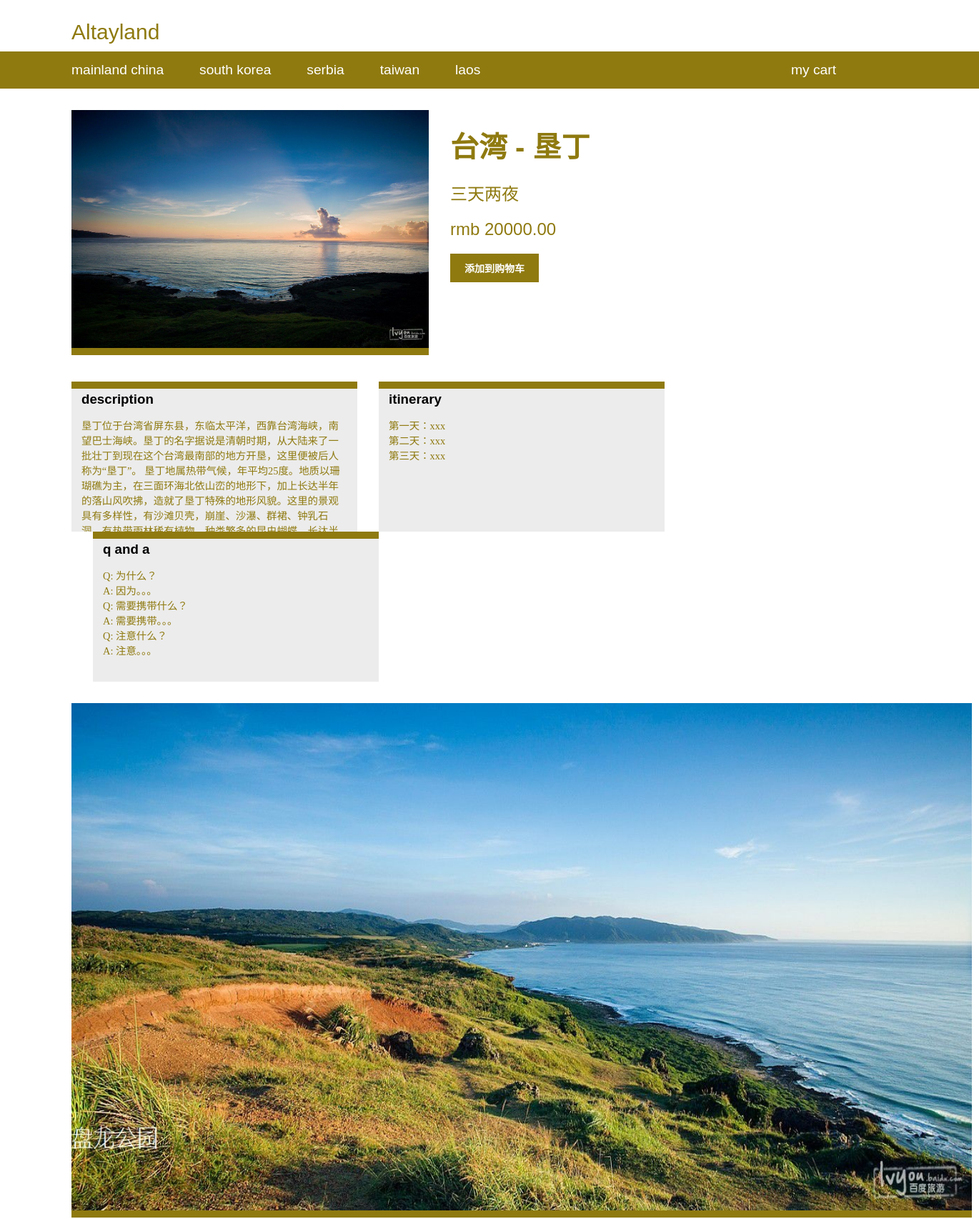
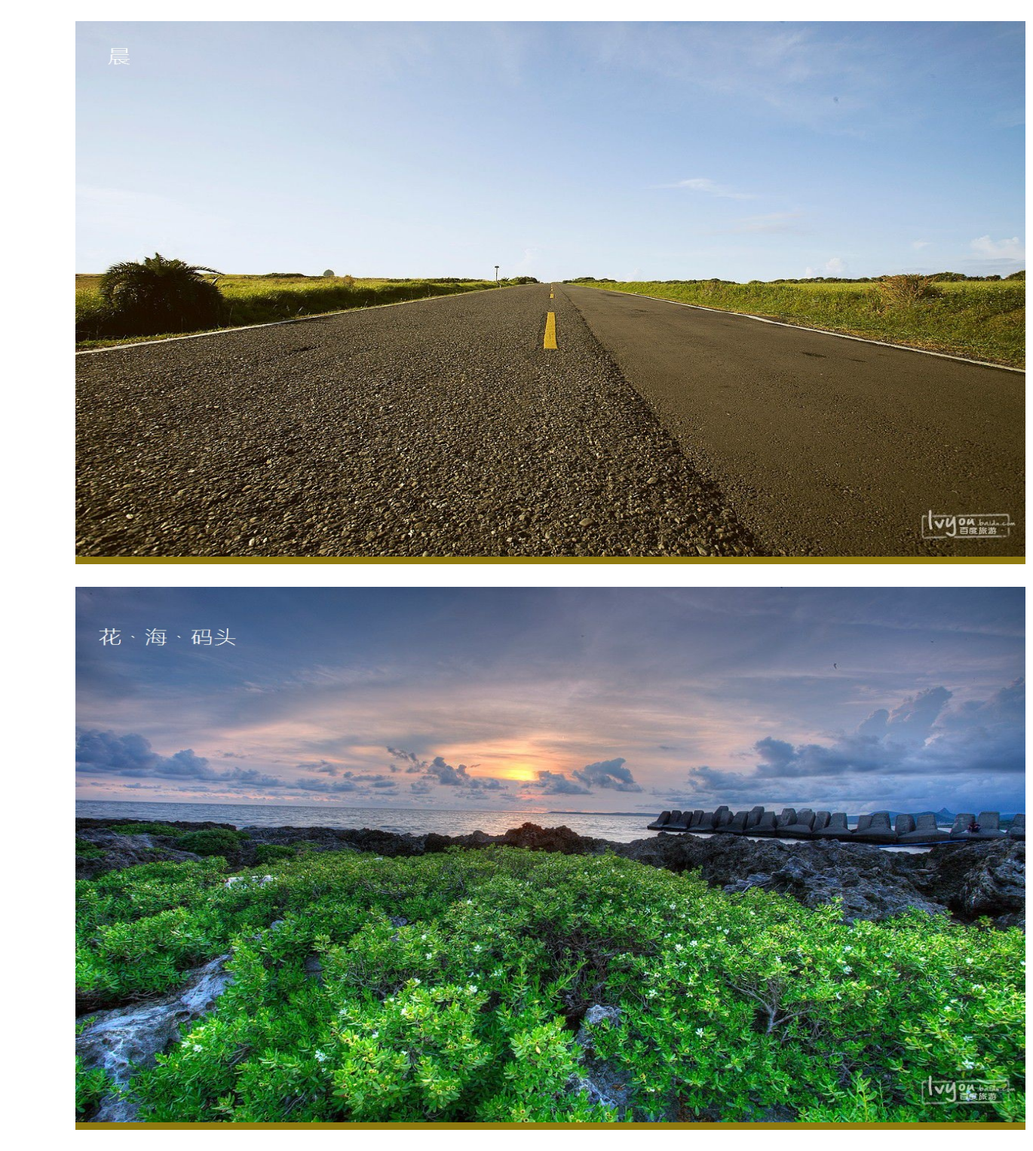
The app's page /1/taiwan-kending/ (upper part) with its own data (2 pictures, top to bottom).
### shop/models.py (models this page shows, shortened)
class Product(models.Model):
    name = models.CharField(max_length=300, db_index=True)
    slug = models.SlugField(max_length=320, db_index=True)
    price = models.DecimalField(max_digits=10, decimal_places=2)
    period = models.CharField(max_length=25)                                        # 旅行時間
    main_image = models.ImageField(upload_to='products/main')                   # 顯示產品主要圖片（只顯示1張）
    available = models.BooleanField(default=True)
    created = models.DateTimeField(auto_now_add=True)
    update = models.DateTimeField(auto_now=True)
    category = models.ForeignKey(Category, related_name='products')
    description = models.TextField()
    itinerary = models.TextField()                                                  # 旅行路線
    q_and_a = models.TextField(blank=True)                                          # 常見問題Q&A
    class Meta:
        ordering = ('name',)
        index_together = (('id', 'slug'), )

class ProductImage(models.Model):
    product = models.ForeignKey(Product, related_name='images')                     # 每一個產品可以有多張其他的圖片
    image = models.ImageField(upload_to='products/detail', blank=True)     # 可以用於顯示產品的詳細圖片

### shop/views.py (the view)
# urls.py: url(r'^(?P<id>\d+)/(?P<slug>[-\w]+)/$', views.product_detail, name='product_detail'),
def product_detail(request, id, slug):
    product = get_object_or_404(Product, id=id, slug=slug, available=True)
    cart_product_form = CartAddProductForm()
    return render(request, 'shop/product/detail.html', {'product':product, 'cart_product_form':cart_product_form})

### mycart/forms.py
class CartAddProductForm(forms.Form):
    quantity = forms.TypedChoiceField(choices=PRODUCT_QUANTITY_CHOICES, coerce=int)
    update = forms.BooleanField(required=False, initial=False, widget=forms.HiddenInput)

### shop/templates/shop/product/detail.html (shortened to what this page needs)
{% extends 'shop/base.html' %}
{% block content %}
    <div id="main">
        <div id="main-pic">
            <img src="{{ product.main_image.url }}">
        </div>
        <div id="middle-part">
            <div id="product-name">{{ product.name }}</div>
            <div id="product-period">{{ product.period }}</div>
            <div id="product-price">rmb {{ product.price }}</div>
            <form action="{% url 'mycart:cart_add' product.id %}" method="post">
				<div id="selectbar">
					<input type='submit' id="addToCart" value='添加到购物车'>
				</div>
            </form>
        </div>
    </div>
    <div id="text-detail">
       <div class="info-box" id="description">
           <h3>description</h3>
           <p>{{ product.description|linebreaks }}</p>
       </div>
       <div class="info-box" id="itinerary">
           <h3>itinerary</h3>
           <p>{{ product.itinerary|linebreaks }}</p>
       </div>
       <div class="info-box" id="q_and_a">
           <h3>q and a</h3>
           <p>{{ product.q_and_a|linebreaks }}</p>
       </div>
    </div>
    <div id="pic-detail">
        {% for pic in product.images.all %}
            <img src="{{ pic.image.url }}">
        {% endfor %}
    </div>
{% endblock %}

### shop/static/css/base.css (style rules this page uses)
body { margin: 0; padding: 0; font-family: DaxCompact-Regular, Ubuntu, consolas, sans-serif; color: rgb(143, 122, 16); }
#main { padding: 30px 100px; height: 350px; }
#main #main-pic { float: left; padding-right: 30px; }
#main #main-pic img { width: 500px; margin-bottom: 3px; border-bottom: solid 10px rgb(143, 122, 16); }
#main #middle-part { float: left; width: 300px; height: 350px; }
#main #middle-part #product-name, h1 { font-family: 明兰_Mono, Ubuntu, sans-serif; font-size: 2.5em; padding-top: 20px; font-weight: bold; }
#main #middle-part #product-period { font-family: Ubuntu, sans-serif; font-size: 1.5em; padding-top: 20px; }
#main #middle-part #product-price { font-family: Ubuntu, sans-serif; font-size: 1.5em; padding-top: 20px; padding-bottom: 20px; }
#text-detail { padding: 0px 100px; }
#text-detail .info-box { width: 400px; height: 200px; float: left; border-top: solid 10px rgb(143, 122, 16); background: #ececec; overflow: auto; }
#text-detail #itinerary { margin-left: 30px; }
#text-detail #q_and_a { margin-left: 30px; }
#text-detail .info-box h3 { margin: 4px 14px 14px 14px; color: black; font-family: DaxCompact-Regular, Ubuntu, consolas, sans-serif; }
#text-detail .info-box p { margin: 4px 14px 14px 14px; font-size: 0.9em; font-family: "冬青黑体简体中文 W3" ; }
#pic-detail img { margin-left: 100px; margin-top: 30px; border-bottom: solid 10px rgb(143, 122, 16); width: 1260px; height: 710px; }
input, textarea { clear: both; margin: 0 0 10px; background: #efefef; border: 0; padding: 6px 10px; font-size: 14px; }
input[type=submit], .button { font-weight: bold; background: rgb(143, 122, 16); color: #fff; padding: 10px 20px; font-size: 14px; text-transform: uppercase; }

### records on screen
Product: main_image (picture), name "台湾 - 垦丁", period "三天两夜", price "20000.00", description "垦丁位于台湾省屏东县，东临太平洋，西靠台湾海峡，南望巴士海峡。垦丁的名字据说是清朝时期，从大陆来了一批壮丁到现在这个台湾最南部的地方开垦，这里便被后人称为“垦丁”。…", itinerary "第一天：xxx 第二天：xxx 第三天：xxx", q_and_a "Q: 为什么？ A: 因为。。。 Q: 需要携带什么？ A: 需要携带。。。 Q: 注意什么？ A: 注意。。。"
ProductImage: image (picture)
ProductImage: image (picture)
ProductImage: image (picture)
